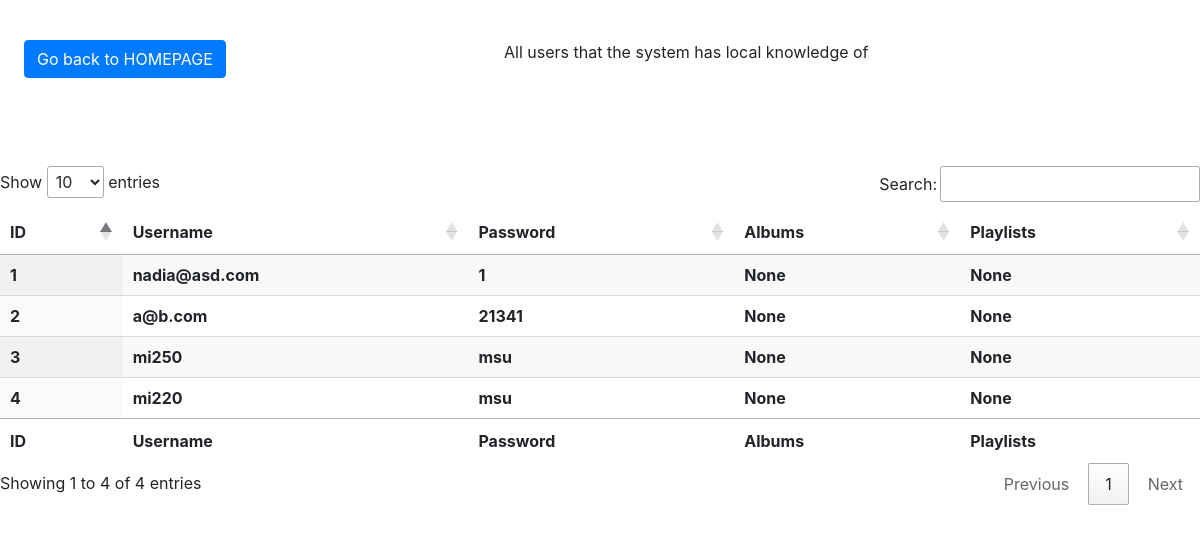
Page /GET/users on the committed database.
### main.py (models this page shows, shortened)
class Users(Base):
    __tablename__ = 'user'
    id = Column(Integer, primary_key=True)
    username = Column(String(80), nullable=False)
    password = Column(String(250))
    album_id = Column(Integer, ForeignKey('album.id'))
    list_albums = relationship("Albums")
    playlist_id = Column(Integer, ForeignKey('playlist.id'))
    list_playlists = relationship("Playlists")

### main.py (the view)
@app.route('/GET/users')
def get_users():
    session = DBSession()
    user_check=session.query(Users).order_by(Users.id)
    session.close()
    return render_template('get_users.html', album_list=user_check)

### templates/get_users.html (shortened to what this page needs)
<!doctype html>
<html>
<head>
	<link rel="stylesheet" href="https://maxcdn.bootstrapcdn.com/bootstrap/4.0.0/css/bootstrap.min.css">
		<link rel="stylesheet" href="https://cdn.datatables.net/1.10.19/css/jquery.dataTables.min.css">
<link rel="stylesheet" href="https://cdn.datatables.net/select/1.2.7/css/select.dataTables.min.css">
</head>
<body>
	<div style="padding-bottom: 150px;"><a class="btn btn-primary" href="/home" style="top: 5%;left: 2%;position: absolute">Go back to HOMEPAGE</a></div>
	<div style="top: 5%;left: 42%;position: absolute">All users that the system has local knowledge of</div>
	<div>
	<table id="example" class="display" cellspacing="0" width="100%">
	  <thead>
		<tr>
		  <th scope="col">ID</th>
		  <th scope="col">Username</th>
		  <th scope="col">Password</th>
		  <th scope="col">Albums</th>
		   <th scope="col">Playlists</th>
		</tr>
	  </thead>
	  <tfoot>
		<tr>
		  <th scope="col">ID</th>
		  <th scope="col">Username</th>
		  <th scope="col">Password</th>
		  <th scope="col">Albums</th>
		   <th scope="col">Playlists</th>
		</tr>
	  </tfoot>
	  <tbody>
			{% for segment in album_list %}
				<tr>
					<th>{{segment.id}}</th>
				  <th>{{segment.username}}</th>
				  <th>{{segment.password}}</th>
				  <th>{{segment.album_id}}</th>
				   <th>{{segment.playlist_id}}</th>
				</tr>
			  {% endfor %}
	  </tbody>
	</table>
</body>
</html>

### rows in the picture
Users: id "1", username "nadia@asd.com", password "1", album_id "None", playlist_id "None"
Users: id "2", username "a@b.com", password "21341", album_id "None", playlist_id "None"
Users: id "3", username "mi250", password "msu", album_id "None", playlist_id "None"
Users: id "4", username "mi220", password "msu", album_id "None", playlist_id "None"
